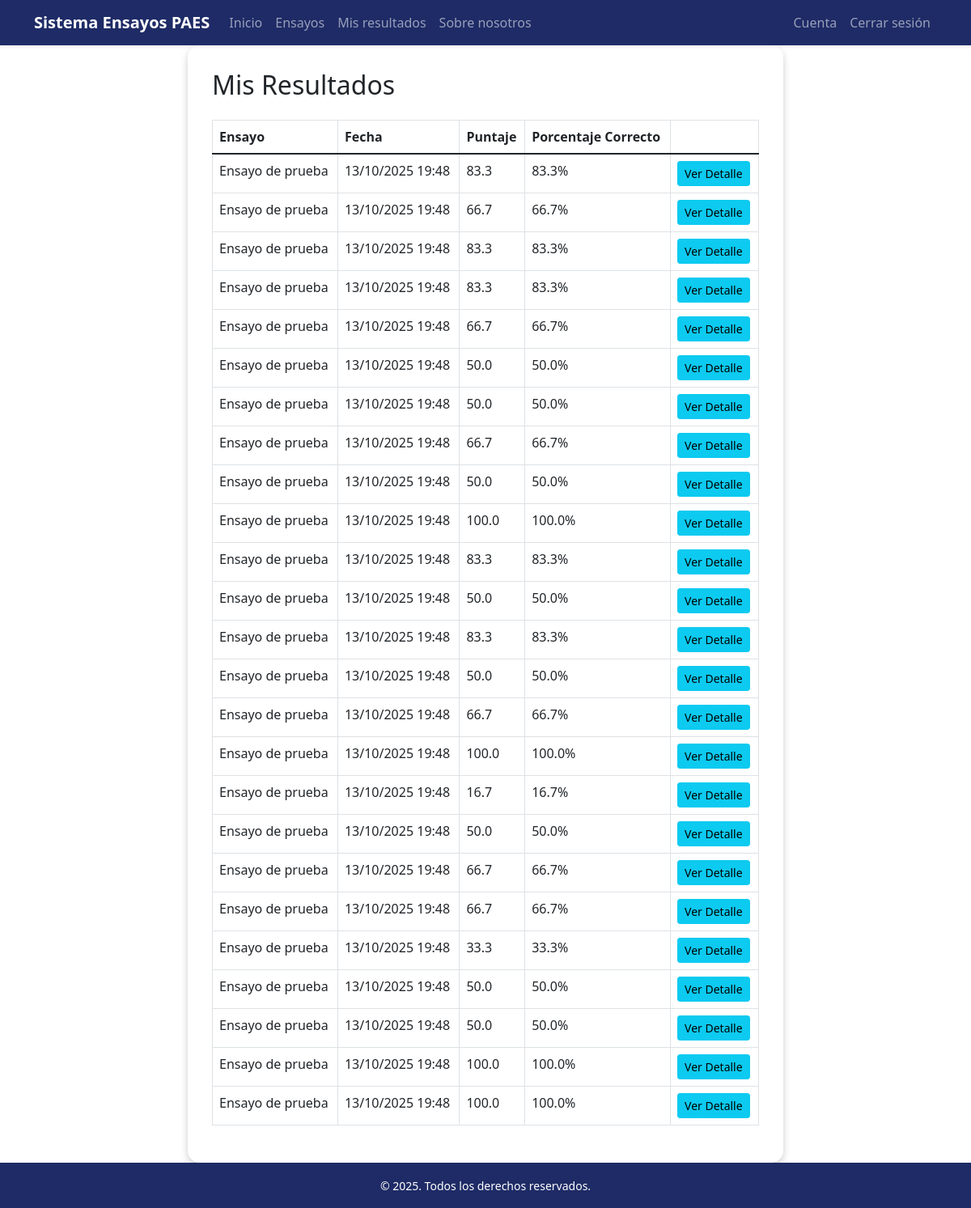
Screenshot of /estudiante/resultados/ (signed in) with the database file from the repository.
### AutoridadDocente/models.py (models this page shows, shortened)
class RespuestaEnsayo(models.Model):
    estudiante = models.ForeignKey(User, on_delete=models.CASCADE, limit_choices_to={'role': 'Estudiante'})
    ensayo = models.ForeignKey(Ensayo, on_delete=models.CASCADE)
    fecha_respuesta = models.DateTimeField(auto_now_add=True)
    puntaje = models.FloatField(null=True, blank=True)  # ya calculado como porcentaje
    def porcentaje(self):
        return self.puntaje or 0

class Ensayo(models.Model):
    titulo = models.CharField(max_length=200)
    nivel = models.CharField(max_length=50, choices=User.NIVELES)
    colegio = models.CharField(max_length=100)
    temas = models.ManyToManyField(Tema,blank=True)
    preguntas = models.ManyToManyField(Pregunta,blank=True)
    fecha_creacion = models.DateTimeField(auto_now_add=True)

### Estudiante/views.py (the view)
# urls.py: path('resultados/', views.mis_resultados_view, name='mis_resultados'),
@login_required
def mis_resultados_view(request):
    estudiante = request.user
    resultados = RespuestaEnsayo.objects.filter(estudiante=estudiante).select_related('ensayo').order_by('-fecha_respuesta')
    return render(request, 'resultados/mis_resultados.html', {'resultados': resultados})

### Estudiante/templates/resultados/mis_resultados.html
{% extends 'base_estudiante.html' %}
{% block navegacion %}
<li class="nav-item"><a class="nav-link" href="{% url 'estudiante_index' %}">Inicio</a></li>
<li class="nav-item"><a class="nav-link" href="{% url 'ensayos' %}">Ensayos</a></li>
<li class="nav-item"><a class="nav-link"  href="{% url 'mis_resultados' %}">Mis resultados</a></li>
<li class="nav-item"><a class="nav-link" href="{% url 'aboutus' %}">Sobre nosotros</a></li>
{% endblock %}
{% block cuenta-atras %}
    <li class="nav-item"><a class="nav-link" href="{% url 'cuenta_estudiante' %}">Cuenta</a></li>
    <li class="nav-item"><a href="{% url 'logout' %}" class="nav-link">Cerrar sesión</a></li>
{% endblock %}
{% block content %}
<h2 class="mb-4">Mis Resultados</h2>
{% if resultados %}
<table class="table table-bordered">
    <thead>
        <tr>
            <th>Ensayo</th>
            <th>Fecha</th>
            <th>Puntaje</th>
            <th>Porcentaje Correcto</th>
            <th></th>
        </tr>
    </thead>
    <tbody>
        {% for r in resultados %}
        <tr>
            <td>{{ r.ensayo.titulo }}</td>
            <td>{{ r.fecha_respuesta|date:"d/m/Y H:i" }}</td>
            <td>{{ r.puntaje|floatformat:1 }}</td>
            <td>{{ r.porcentaje|floatformat:1 }}%</td>
            <td><a href="{% url 'detalle_resultado' r.id %}" class="btn btn-sm btn-info">Ver Detalle</a></td>
        </tr>
        {% endfor %}
    </tbody>
</table>
{% else %}
<p>No has completado ensayos aún.</p>
{% endif %}
{% endblock %}

### rows the page displays
RespuestaEnsayo: ensayo.titulo "Ensayo de prueba", fecha_respuesta "13/10/2025 19:48", puntaje "83.3", porcentaje "83.3"
RespuestaEnsayo: ensayo.titulo "Ensayo de prueba", fecha_respuesta "13/10/2025 19:48", puntaje "66.7", porcentaje "66.7"
RespuestaEnsayo: ensayo.titulo "Ensayo de prueba", fecha_respuesta "13/10/2025 19:48", puntaje "83.3", porcentaje "83.3"
RespuestaEnsayo: ensayo.titulo "Ensayo de prueba", fecha_respuesta "13/10/2025 19:48", puntaje "83.3", porcentaje "83.3"
RespuestaEnsayo: ensayo.titulo "Ensayo de prueba", fecha_respuesta "13/10/2025 19:48", puntaje "66.7", porcentaje "66.7"
RespuestaEnsayo: ensayo.titulo "Ensayo de prueba", fecha_respuesta "13/10/2025 19:48", puntaje "50.0", porcentaje "50.0"
RespuestaEnsayo: ensayo.titulo "Ensayo de prueba", fecha_respuesta "13/10/2025 19:48", puntaje "50.0", porcentaje "50.0"
RespuestaEnsayo: ensayo.titulo "Ensayo de prueba", fecha_respuesta "13/10/2025 19:48", puntaje "66.7", porcentaje "66.7"
RespuestaEnsayo: ensayo.titulo "Ensayo de prueba", fecha_respuesta "13/10/2025 19:48", puntaje "50.0", porcentaje "50.0"
RespuestaEnsayo: ensayo.titulo "Ensayo de prueba", fecha_respuesta "13/10/2025 19:48", puntaje "100.0", porcentaje "100.0"
RespuestaEnsayo: ensayo.titulo "Ensayo de prueba", fecha_respuesta "13/10/2025 19:48", puntaje "83.3", porcentaje "83.3"
RespuestaEnsayo: ensayo.titulo "Ensayo de prueba", fecha_respuesta "13/10/2025 19:48", puntaje "50.0", porcentaje "50.0"
RespuestaEnsayo: ensayo.titulo "Ensayo de prueba", fecha_respuesta "13/10/2025 19:48", puntaje "83.3", porcentaje "83.3"
RespuestaEnsayo: ensayo.titulo "Ensayo de prueba", fecha_respuesta "13/10/2025 19:48", puntaje "50.0", porcentaje "50.0"
RespuestaEnsayo: ensayo.titulo "Ensayo de prueba", fecha_respuesta "13/10/2025 19:48", puntaje "66.7", porcentaje "66.7"
RespuestaEnsayo: ensayo.titulo "Ensayo de prueba", fecha_respuesta "13/10/2025 19:48", puntaje "100.0", porcentaje "100.0"
RespuestaEnsayo: ensayo.titulo "Ensayo de prueba", fecha_respuesta "13/10/2025 19:48", puntaje "16.7", porcentaje "16.7"
RespuestaEnsayo: ensayo.titulo "Ensayo de prueba", fecha_respuesta "13/10/2025 19:48", puntaje "50.0", porcentaje "50.0"
RespuestaEnsayo: ensayo.titulo "Ensayo de prueba", fecha_respuesta "13/10/2025 19:48", puntaje "66.7", porcentaje "66.7"
RespuestaEnsayo: ensayo.titulo "Ensayo de prueba", fecha_respuesta "13/10/2025 19:48", puntaje "66.7", porcentaje "66.7"
RespuestaEnsayo: ensayo.titulo "Ensayo de prueba", fecha_respuesta "13/10/2025 19:48", puntaje "33.3", porcentaje "33.3"
RespuestaEnsayo: ensayo.titulo "Ensayo de prueba", fecha_respuesta "13/10/2025 19:48", puntaje "50.0", porcentaje "50.0"
RespuestaEnsayo: ensayo.titulo "Ensayo de prueba", fecha_respuesta "13/10/2025 19:48", puntaje "50.0", porcentaje "50.0"
RespuestaEnsayo: ensayo.titulo "Ensayo de prueba", fecha_respuesta "13/10/2025 19:48", puntaje "100.0", porcentaje "100.0"
RespuestaEnsayo: ensayo.titulo "Ensayo de prueba", fecha_respuesta "13/10/2025 19:48", puntaje "100.0", porcentaje "100.0"
